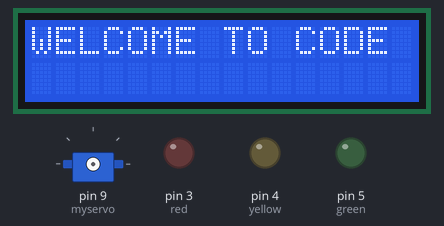
Bench run of a sketch on a simulated Arduino Uno, built with avr-gcc and run on an emulated ATmega328P. Parts: 16×2 character LCD, servo, output pins drawn as LEDs (lit = HIGH). What the sketch prints to the serial monitor is not drawn.

Above: at 0.1 s.
At 3.5 s:
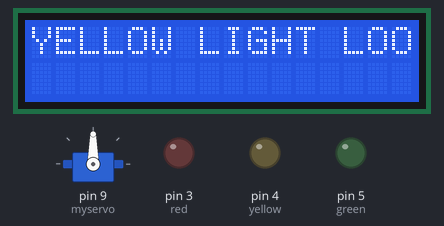
At 8.23 s:
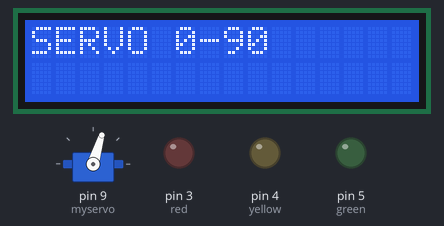
At 21.57 s:
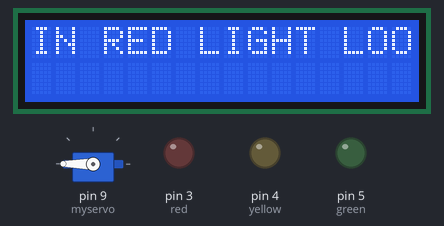
At 29.1 s:
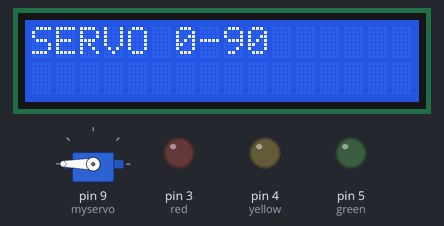
At 36.23 s:
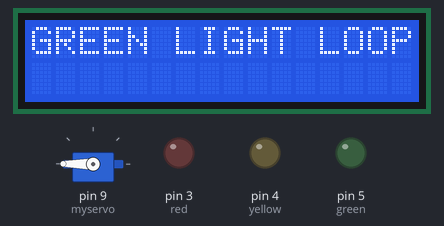
Timing chart, 0 to 40.0 s (numbered marks = the images above):
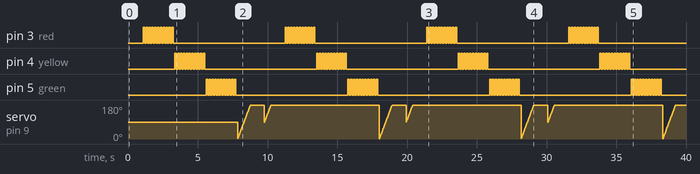

Measured:
- by itself, pin 3 (red), pin 4 (yellow), pin 5 (green): repeats every 10.2 s: HIGH 0.10 s, LOW 8.0 s, 10 × (HIGH 0.10 s, LOW 0.10 s)
- by itself, servo on pin 9 (myservo): moves between 1° and 180°, repeating every 10.2 s

The sketch:

sketch_LEDservo.ino
```cpp
int red = 3;
int yellow = 4;
int green = 5;
int i;
int j;
int k;
#include <Servo.h>
Servo myservo;
#include <Wire.h>
#include <LiquidCrystal_I2C.h>
LiquidCrystal_I2C lcd(0x27, 16, 2);


void setup() {
  Serial.begin(9600);
  Serial.println("WELCOME TO CODE");
  lcd.init();
  lcd.backlight();
  lcd.setCursor(0, 0);
  lcd.println("WELCOME TO CODE");
  delay(1000);
  lcd.clear();
  myservo.attach(9);
  pinMode(red, OUTPUT);
  pinMode(yellow, OUTPUT);
  pinMode(green, OUTPUT);
}

void loop() {
  lights();
  serv();
}


void lights() {
  Serial.println("IN RED LIGHT LOOP");
  lcd.setCursor(0, 0);
  lcd.println("IN RED LIGHT LOOP");
  for (i = 0; i <= 10; i += 1) {
    digitalWrite(red, HIGH);
    delay(100);
    digitalWrite(red, LOW);
    delay(100);
    lcd.clear();
  }
  Serial.println("YELLOW LIGHT LOOP");
    lcd.setCursor(0, 0);
    lcd.println("YELLOW LIGHT LOOP");

  for (j = 0; j <= 10; j += 1) {
    digitalWrite(yellow, HIGH);
    delay(100);
    digitalWrite(yellow, LOW);
    delay(100);
    lcd.clear();
  }
  Serial.println("GREEN LIGHT LOOP");
  lcd.setCursor(0, 0);
  lcd.println("GREEN LIGHT LOOP");
  for (k = 0; k <= 10; k += 1) {
    digitalWrite(green, HIGH);
    delay(100);
    digitalWrite(green, LOW);
    delay(100);
    lcd.clear();
  }
}
void serv(){
  Serial.println("SERVO 0-90");
  lcd.setCursor(0, 0);
  lcd.println("SERVO 0-90");
  for (i = 0; i <= 180; i += 1) {
    myservo.write(i);
    delay(5);
  }
  delay(1000);
  Serial.println("SERVO 0-180");
  lcd.setCursor(0, 0);
  lcd.println("SERVO 0-180");
  for (j = 90; j <= 180; j += 1) {
    myservo.write(j);
    delay(5);
  }
  delay(1000);
}

//   for (i = 0; i <= 180; i += 1) { // goes from 0 degrees to 180 degrees
//     // in steps of 1 degree
//     myservo.write(i);              // tell servo to go to position in variable 'pos'
//     delay(5);                       // waits 15 ms for the servo to reach the position
//   }
//   delay(3000);
//   for (i = 180; i >= 0; i -= 1) { // goes from 180 degrees to 0 degrees
//     myservo.write(i);              // tell servo to go to position in variable 'pos'
//     delay(15);                       // waits 15 ms for the servo to reach the position
//   }
//   delay(3000);
// }
```
